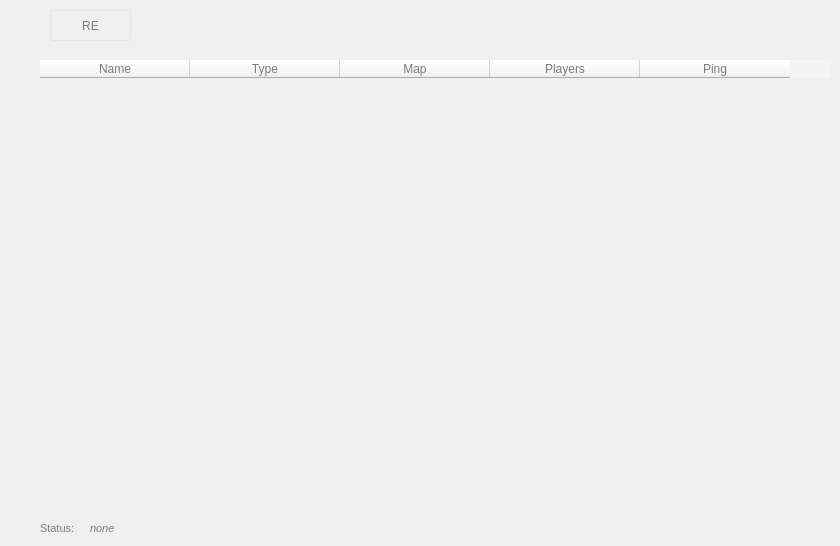
    <widget class="QWidget" name="page_3">
     <widget class="QTableWidget" name="m_tw_srvb_list">
      <property name="geometry">
       <rect>
        <x>40</x>
        <y>60</y>
        <width>791</width>
        <height>451</height>
       </rect>
      </property>
      <property name="styleSheet">
       <string notr="true">QHeaderView
{
background-color:#f4f4f4;
color:#7b7b7b;
border:none;
}

QTableWidget
{
background-color: rgba(255, 255, 255, 0);
}

QTableWidget:item
{
color:#a6a6a6;
}
QTableWidget:item::selected
{
background-color:#50AEFA;
color:#fff;
}

</string>
      </property>
      <property name="frameShape">
       <enum>QFrame::NoFrame</enum>
      </property>
      <property name="lineWidth">
       <number>0</number>
      </property>
      <property name="editTriggers">
       <set>QAbstractItemView::NoEditTriggers</set>
      </property>
      <property name="selectionMode">
       <enum>QAbstractItemView::SingleSelection</enum>
      </property>
      <property name="selectionBehavior">
       <enum>QAbstractItemView::SelectRows</enum>
      </property>
      <property name="gridStyle">
       <enum>Qt::SolidLine</enum>
      </property>
      <property name="sortingEnabled">
       <bool>true</bool>
      </property>
      <attribute name="horizontalHeaderDefaultSectionSize">
       <number>150</number>
      </attribute>
      <attribute name="verticalHeaderVisible">
       <bool>false</bool>
      </attribute>
      <row>
       <property name="text">
        <string>Neue Zeile</string>
       </property>
      </row>
      <column>
       <property name="text">
        <string>Name</string>
       </property>
      </column>
      <column>
       <property name="text">
        <string>Type</string>
       </property>
      </column>
      <column>
       <property name="text">
        <string>Map</string>
       </property>
      </column>
      <column>
       <property name="text">
        <string>Players</string>
       </property>
      </column>
      <column>
       <property name="text">
        <string>Ping</string>
       </property>
      </column>
     </widget>
     <widget class="QPushButton" name="m_pb_srvb_refresh">
      <property name="geometry">
       <rect>
        <x>50</x>
        <y>10</y>
        <width>81</width>
        <height>31</height>
       </rect>
      </property>
      <property name="palette">
       <palette>
        <active>
         <colorrole role="WindowText">
          <brush brushstyle="SolidPattern">
           <color alpha="255">
            <red>123</red>
            <green>123</green>
            <blue>123</blue>
           </color>
          </brush>
         </colorrole>
         <colorrole role="Button">
          <brush brushstyle="SolidPattern">
           <color alpha="255">
            <red>255</red>
            <green>255</green>
            <blue>255</blue>
           </color>
          </brush>
         </colorrole>
         <colorrole role="Light">
          <brush brushstyle="SolidPattern">
           <color alpha="255">
            <red>255</red>
            <green>255</green>
            <blue>255</blue>
           </color>
          </brush>
         </colorrole>
         <colorrole role="Midlight">
          <brush brushstyle="SolidPattern">
           <color alpha="255">
            <red>255</red>
            <green>255</green>
            <blue>255</blue>
           </color>
          </brush>
         </colorrole>
         <colorrole role="Dark">
          <brush brushstyle="SolidPattern">
           <color alpha="255">
            <red>127</red>
            <green>127</green>
            <blue>127</blue>
           </color>
          </brush>
         </colorrole>
         <colorrole role="Mid">
          <brush brushstyle="SolidPattern">
           <color alpha="255">
            <red>170</red>
            <green>170</green>
            <blue>170</blue>
           </color>
          </brush>
         </colorrole>
         <colorrole role="Text">
          <brush brushstyle="SolidPattern">
           <color alpha="255">
            <red>123</red>
            <green>123</green>
            <blue>123</blue>
           </color>
          </brush>
         </colorrole>
         <colorrole role="BrightText">
          <brush brushstyle="SolidPattern">
           <color alpha="255">
            <red>255</red>
            <green>255</green>
            <blue>255</blue>
           </color>
          </brush>
         </colorrole>
         <colorrole role="ButtonText">
          <brush brushstyle="SolidPattern">
           <color alpha="255">
            <red>123</red>
            <green>123</green>
            <blue>123</blue>
           </color>
          </brush>
         </colorrole>
         <colorrole role="Base">
          <brush brushstyle="SolidPattern">
           <color alpha="255">
            <red>255</red>
            <green>255</green>
            <blue>255</blue>
           </color>
          </brush>
         </colorrole>
         <colorrole role="Window">
          <brush brushstyle="SolidPattern">
           <color alpha="255">
            <red>255</red>
            <green>255</green>
            <blue>255</blue>
           </color>
          </brush>
         </colorrole>
         <colorrole role="Shadow">
          <brush brushstyle="SolidPattern">
           <color alpha="255">
            <red>0</red>
            <green>0</green>
            <blue>0</blue>
           </color>
          </brush>
         </colorrole>
         <colorrole role="AlternateBase">
          <brush brushstyle="SolidPattern">
           <color alpha="255">
            <red>255</red>
            <green>255</green>
            <blue>255</blue>
           </color>
          </brush>
         </colorrole>
         <colorrole role="ToolTipBase">
          <brush brushstyle="SolidPattern">
           <color alpha="255">
            <red>255</red>
            <green>255</green>
            <blue>220</blue>
           </color>
          </brush>
         </colorrole>
         <colorrole role="ToolTipText">
          <brush brushstyle="SolidPattern">
           <color alpha="255">
            <red>0</red>
            <green>0</green>
            <blue>0</blue>
           </color>
          </brush>
         </colorrole>
        </active>
        <inactive>
         <colorrole role="WindowText">
          <brush brushstyle="SolidPattern">
           <color alpha="255">
            <red>123</red>
            <green>123</green>
            <blue>123</blue>
           </color>
          </brush>
         </colorrole>
         <colorrole role="Button">
          <brush brushstyle="SolidPattern">
           <color alpha="255">
            <red>255</red>
            <green>255</green>
            <blue>255</blue>
           </color>
          </brush>
         </colorrole>
         <colorrole role="Light">
          <brush brushstyle="SolidPattern">
           <color alpha="255">
            <red>255</red>
            <green>255</green>
            <blue>255</blue>
           </color>
          </brush>
         </colorrole>
         <colorrole role="Midlight">
          <brush brushstyle="SolidPattern">
           <color alpha="255">
            <red>255</red>
            <green>255</green>
            <blue>255</blue>
           </color>
          </brush>
         </colorrole>
         <colorrole role="Dark">
          <brush brushstyle="SolidPattern">
           <color alpha="255">
            <red>127</red>
            <green>127</green>
            <blue>127</blue>
           </color>
          </brush>
         </colorrole>
         <colorrole role="Mid">
          <brush brushstyle="SolidPattern">
           <color alpha="255">
            <red>170</red>
            <green>170</green>
            <blue>170</blue>
           </color>
          </brush>
         </colorrole>
         <colorrole role="Text">
          <brush brushstyle="SolidPattern">
           <color alpha="255">
            <red>123</red>
            <green>123</green>
            <blue>123</blue>
           </color>
          </brush>
         </colorrole>
         <colorrole role="BrightText">
          <brush brushstyle="SolidPattern">
           <color alpha="255">
            <red>255</red>
            <green>255</green>
            <blue>255</blue>
           </color>
          </brush>
         </colorrole>
         <colorrole role="ButtonText">
          <brush brushstyle="SolidPattern">
           <color alpha="255">
            <red>123</red>
            <green>123</green>
            <blue>123</blue>
           </color>
          </brush>
         </colorrole>
         <colorrole role="Base">
          <brush brushstyle="SolidPattern">
           <color alpha="255">
            <red>255</red>
            <green>255</green>
            <blue>255</blue>
           </color>
          </brush>
         </colorrole>
         <colorrole role="Window">
          <brush brushstyle="SolidPattern">
           <color alpha="255">
            <red>255</red>
            <green>255</green>
            <blue>255</blue>
           </color>
          </brush>
         </colorrole>
         <colorrole role="Shadow">
          <brush brushstyle="SolidPattern">
           <color alpha="255">
            <red>0</red>
            <green>0</green>
            <blue>0</blue>
           </color>
          </brush>
         </colorrole>
         <colorrole role="AlternateBase">
          <brush brushstyle="SolidPattern">
           <color alpha="255">
            <red>255</red>
            <green>255</green>
            <blue>255</blue>
           </color>
          </brush>
         </colorrole>
         <colorrole role="ToolTipBase">
          <brush brushstyle="SolidPattern">
           <color alpha="255">
            <red>255</red>
            <green>255</green>
            <blue>220</blue>
           </color>
          </brush>
         </colorrole>
         <colorrole role="ToolTipText">
          <brush brushstyle="SolidPattern">
           <color alpha="255">
            <red>0</red>
            <green>0</green>
            <blue>0</blue>
           </color>
          </brush>
         </colorrole>
        </inactive>
        <disabled>
         <colorrole role="WindowText">
          <brush brushstyle="SolidPattern">
           <color alpha="255">
            <red>123</red>
            <green>123</green>
            <blue>123</blue>
           </color>
          </brush>
         </colorrole>
         <colorrole role="Button">
          <brush brushstyle="SolidPattern">
           <color alpha="255">
            <red>255</red>
            <green>255</green>
            <blue>255</blue>
           </color>
          </brush>
         </colorrole>
         <colorrole role="Light">
          <brush brushstyle="SolidPattern">
           <color alpha="255">
            <red>255</red>
            <green>255</green>
            <blue>255</blue>
           </color>
          </brush>
         </colorrole>
         <colorrole role="Midlight">
          <brush brushstyle="SolidPattern">
           <color alpha="255">
            <red>255</red>
            <green>255</green>
            <blue>255</blue>
           </color>
          </brush>
         </colorrole>
         <colorrole role="Dark">
          <brush brushstyle="SolidPattern">
           <color alpha="255">
            <red>127</red>
            <green>127</green>
            <blue>127</blue>
           </color>
          </brush>
         </colorrole>
         <colorrole role="Mid">
          <brush brushstyle="SolidPattern">
           <color alpha="255">
            <red>170</red>
            <green>170</green>
            <blue>170</blue>
           </color>
          </brush>
         </colorrole>
         <colorrole role="Text">
          <brush brushstyle="SolidPattern">
           <color alpha="255">
            <red>123</red>
            <green>123</green>
            <blue>123</blue>
           </color>
          </brush>
         </colorrole>
         <colorrole role="BrightText">
          <brush brushstyle="SolidPattern">
           <color alpha="255">
            <red>255</red>
            <green>255</green>
            <blue>255</blue>
           </color>
          </brush>
         </colorrole>
         <colorrole role="ButtonText">
          <brush brushstyle="SolidPattern">
           <color alpha="255">
            <red>123</red>
            <green>123</green>
            <blue>123</blue>
           </color>
          </brush>
         </colorrole>
         <colorrole role="Base">
          <brush brushstyle="SolidPattern">
           <color alpha="255">
            <red>255</red>
            <green>255</green>
            <blue>255</blue>
           </color>
          </brush>
         </colorrole>
         <colorrole role="Window">
          <brush brushstyle="SolidPattern">
           <color alpha="255">
            <red>255</red>
            <green>255</green>
            <blue>255</blue>
           </color>
          </brush>
         </colorrole>
         <colorrole role="Shadow">
          <brush brushstyle="SolidPattern">
           <color alpha="255">
            <red>0</red>
            <green>0</green>
            <blue>0</blue>
           </color>
          </brush>
         </colorrole>
         <colorrole role="AlternateBase">
          <brush brushstyle="SolidPattern">
           <color alpha="255">
            <red>255</red>
            <green>255</green>
            <blue>255</blue>
           </color>
          </brush>
         </colorrole>
         <colorrole role="ToolTipBase">
          <brush brushstyle="SolidPattern">
           <color alpha="255">
            <red>255</red>
            <green>255</green>
            <blue>220</blue>
           </color>
          </brush>
         </colorrole>
         <colorrole role="ToolTipText">
          <brush brushstyle="SolidPattern">
           <color alpha="255">
            <red>0</red>
            <green>0</green>
            <blue>0</blue>
           </color>
          </brush>
         </colorrole>
        </disabled>
       </palette>
      </property>
      <property name="font">
       <font>
        <pointsize>9</pointsize>
        <stylestrategy>PreferDefault</stylestrategy>
        <kerning>false</kerning>
       </font>
      </property>
      <property name="autoFillBackground">
       <bool>false</bool>
      </property>
      <property name="styleSheet">
       <string notr="true">QPushButton
{
border:1px solid #e5e5e5;
color:#7b7b7b;
border-radius: 3px;
 }
QPushButton:hover
{
border:1px solid #50AEFA;
}


QPushButton:pressed
{
background-color:#fff;
}
</string>
      </property>
      <property name="text">
       <string>RE</string>
      </property>
      <property name="flat">
       <bool>true</bool>
      </property>
     </widget>
     <widget class="QLabel" name="label_3">
      <property name="geometry">
       <rect>
        <x>40</x>
        <y>520</y>
        <width>47</width>
        <height>17</height>
       </rect>
      </property>
      <property name="font">
       <font>
        <pointsize>8</pointsize>
       </font>
      </property>
      <property name="styleSheet">
       <string notr="true">color:#7b7b7b;</string>
      </property>
      <property name="text">
       <string>Status:</string>
      </property>
     </widget>
     <widget class="QLabel" name="m_lb_srvb_status">
      <property name="geometry">
       <rect>
        <x>90</x>
        <y>520</y>
        <width>411</width>
        <height>17</height>
       </rect>
      </property>
      <property name="font">
       <font>
        <pointsize>8</pointsize>
        <italic>true</italic>
       </font>
      </property>
      <property name="styleSheet">
       <string notr="true">color:#7b7b7b;</string>
      </property>
      <property name="text">
       <string>none</string>
      </property>
     </widget>
    </widget>
